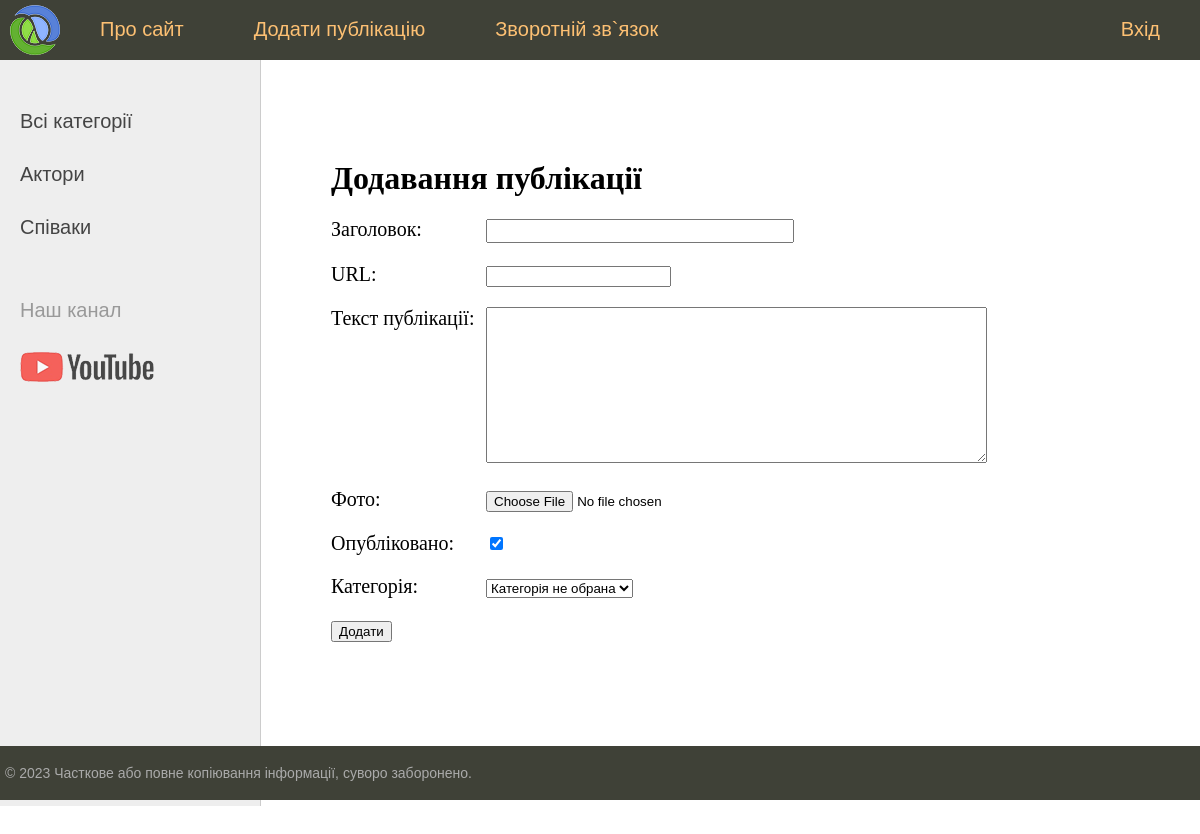
Page /addpage/ on the earlier database version.
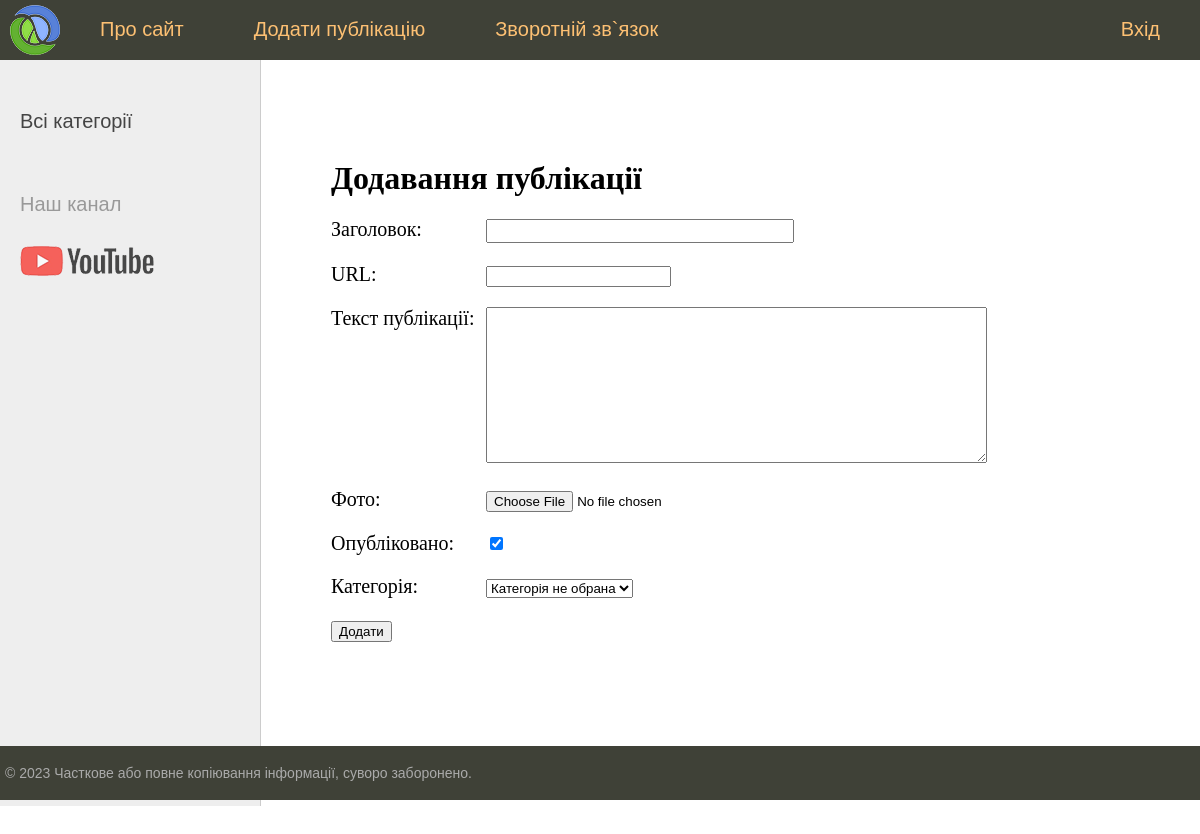
Same page on the later database version.
### women/models.py (models this page shows)
class Category(models.Model):
    name = models.CharField(max_length=100, db_index=True, verbose_name='Категорія')
    slug = models.SlugField(max_length=255, unique=True, db_index=True, verbose_name='URL')
    def __str__(self):
        return self.name
    def get_absolute_url(self):
        return reverse('category', kwargs={'cat_id': self.pk})
    class Meta:
        verbose_name = 'Категорія'
        verbose_name_plural = 'Категорії'
        ordering = ['id']

### women/views.py (the view)
# urls.py: path('addpage/', addpage, name='addpage'),
def addpage(request):
    if request.method == 'POST':
        form = AddPostForm(request.POST, request.FILES)
        if form.is_valid():
            form.save()
            return redirect('home')
    else:
        form = AddPostForm()
    context = {
        'title': 'Додавання публікації',
        'menu': menu,
        'form': form,
    }
    return render(request, 'women/addpage.html', context=context)

### women/forms.py
class AddPostForm(forms.ModelForm):
    def __init__(self, *args, **kwargs):
        super().__init__(*args, **kwargs)
        self.fields['cat'].empty_label = "Категорія не обрана"
    class Meta:
        model = Women
        fields = ['title', 'slug', 'content', 'photo', 'is_published', 'cat']
        widgets = {
            'title': forms.TextInput(attrs={'class': 'form-input'}),
            'content': forms.Textarea(attrs={'cols': 60, 'rows': 10}),
        }

### women/templatetags/women_tags.py (called while the page is built)
@register.simple_tag(name='getcats')  # Простий тег
def get_categories(filter=None):
    if not filter:
        return Category.objects.all()
    else:
        return Category.objects.filter(pk=filter)

@register.inclusion_tag('women/list_categories.html')  # Включающий тег
def show_categories(sort=None, cat_selected=0):
    if not sort:
        cats = Category.objects.all()
    else:
        cats = Category.objects.order_by(sort)
    return {'cats': cats, 'cat_selected': cat_selected}

### women/templates/women/addpage.html (shortened to what this page needs)
{% extends 'women/base.html' %}
{% block content %}
<h1>{{ title }}</h1>
<form action="{% url 'addpage' %}" method="post" enctype="multipart/form-data">
    {% for f in form %}
    <p>
        <label class="form-label" for="{{ f.id_for_label }}">
            {{ f.label }}:
        </label>
        {{ f }}
    </p>
    {% endfor %}
    <button type="submit">Додати</button>
</form>
{% endblock %}

### women/templates/women/list_categories.html
{% for c in cats %}
    {% if c.pk == cat_selected %}
        <li class="selected">{{ c.name }}</li>
    {% else %}
        <li><a href="{{ c.get_absolute_url }}">{{ c.name }}</a></li>
    {% endif %}
{% endfor %}

Differences in the rows shown:
removed Category: name "Актори"
removed Category: name "Співаки"
